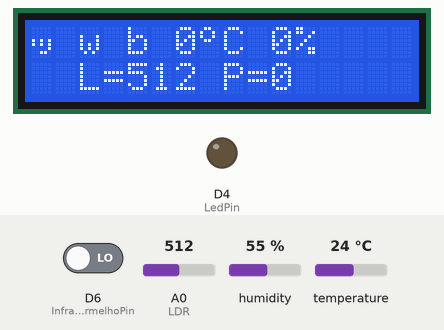
Recording of a sketch running on a simulated ESP8266 (NodeMCU). Shown: 16×2 character LCD, output pins drawn as LEDs (lit = HIGH). Dashed ring = blinking. Inputs (shaded band) come from the test bench; at power-on: humidity 55 %, A0 (LDR) = 512, D6 (InfraVermelhoPin) LOW, temperature 24 °C. WiFi joins after 1.5 s; servers stay silent unless stated.

Above: at 1.35 s.
1.4 s: humidity set to 22 %
3.7 s: A0 (LDR) set to 716
At 11.7 s:
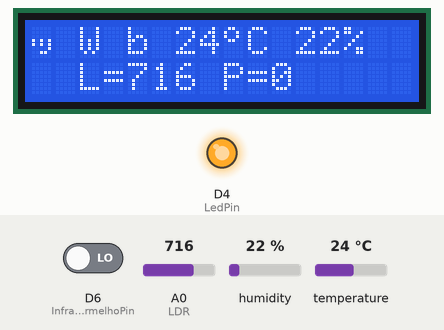
14.4 s: D6 (InfraVermelhoPin) driven HIGH
At 16.8 s:
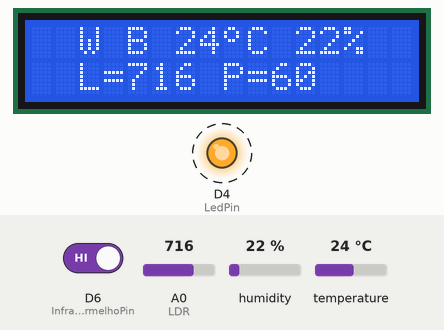
17.4 s: temperature set to 12 °C
At 31.14 s:
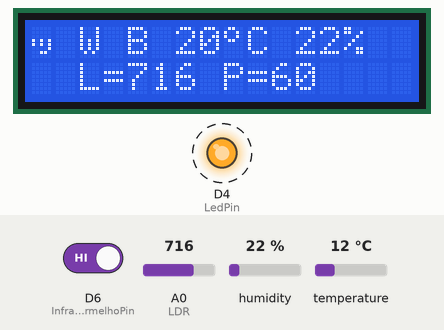
31.4 s: A0 (LDR) set to 900
At 32.38 s:
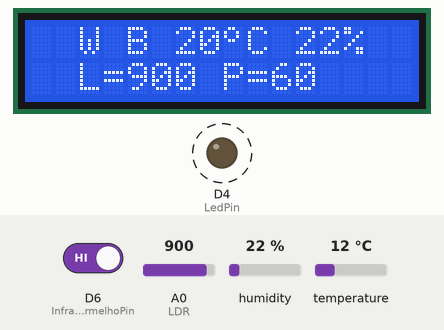
33.4 s: D6 (InfraVermelhoPin) driven LOW
At 35.38 s:
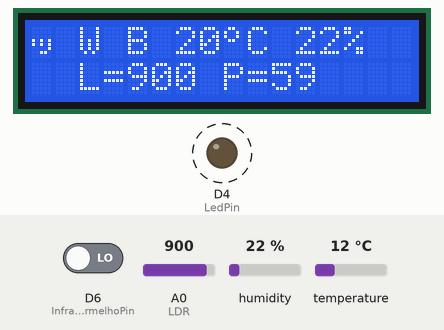
Timing chart, 0 to 37.4 s (numbered marks = the images above; inputs shaded):
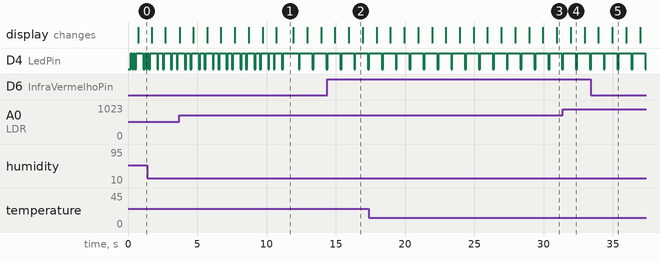

The sketch:

BlinkcomWificomBlynkcomLCDcomDHT_v007.ino
```cpp
#define LedPin D4 //Led de status
#define LDR A0 // Fototransistor
#define vpinLDR V2
#define DHTPIN D3     // 1-5V 2-Dados 4-GND
#define vpinUmi V3
#define vpinTemp V4
#define InfraVermelhoPin D6 //Presença

int loop100count; //Variáveis de Loop
unsigned long prevMillis = 0;

#include <ESP8266WiFi.h>
String essid = "";   //Put here your ssid
String epass = "";   //and your WiFi password

#include <BlynkSimpleEsp8266.h>
String blynkAuth = "1e300153262c41b99fb697cb39c17575"; //Ver no App
int blynkCnt = 100; // 10 segundos
WidgetLED led1(V1); //Keep Alive to virtual pin 1
WidgetLED led2(V5); //Keep Alive to virtual pin 5

#include <Wire.h>
#include <LiquidCrystal_I2C.h>
LiquidCrystal_I2C lcd(0x3F, 2, 1, 0, 4, 5, 6, 7, 3, POSITIVE); // Set the LCD I2C address
//LiquidCrystal_I2C lcd(0x27, 2, 1, 0, 4, 5, 6, 7, 3, POSITIVE); // Set the LCD I2C address

#include "DHT.h"
DHT dht(DHTPIN, DHT11);
float umidade, temperatura;
/* libraries:
   DHT-sensor-library-master
   Adafruit_Sensor-master
*/

byte contPresenca = 0;  //Contador do Sensor de Presença (Down)

void setup() {
  //Serial.begin(115200); //Debug
  //Serial.println();

  pinMode(LedPin, OUTPUT);  //Led ativo em 0
  pinMode(InfraVermelhoPin, INPUT); //Sensor de Presença

  WiFi.disconnect();
  WiFi.mode(WIFI_STA); //set mode to WIFI_AP , WIFI_STA , WIFI_AP_STA or WIFI_OFF
  WiFi.begin(essid.c_str(), epass.c_str()); //Conexão

  lcdsetup();
}

void loop100() {
  if ((millis() - prevMillis) >= 100){  //Executa a cada contagem de 100 millis = 0,1s
    //Serial.println(prevMillis); //Debug
    prevMillis = millis();  //Atualiza variável de contagem

    //Verificação de Placa operante
    if (loop100count % 10 == 0) digitalWrite(LedPin, LOW); //Executa no T=0, acende o Led
    if (loop100count % 10  == 1) digitalWrite(LedPin, HIGH); //Executa no T=1, desliga o Led

    //Verificação de conexão WiFi (se estiver desconectado, pisca mais uma vez)
    if ((loop100count % 10 == 2)and(WiFi.status() != WL_CONNECTED)) digitalWrite(LedPin, LOW); //Executa no T=2, acende o Led
    if (loop100count % 10  == 3) digitalWrite(LedPin, HIGH); //Executa no T=3, desliga o Led

    //Verificação da conexão ao Blynk
    if ((loop100count % 10 == 4)and(!Blynk.connected())) digitalWrite(LedPin, LOW); //Executa no T=4, acende o Led
    if (loop100count % 10  == 5) digitalWrite(LedPin, HIGH); //Executa no T=5, desliga o Led

    //Verificação de conexão Blynk no App
    if (loop100count % 20 == 0) led1.on(); //Executa no T=0, acende o Led
    if (loop100count % 20  == 10) led1.off();; //Executa no T=10 (metade), desliga o Led

    //Atualização do LCD
    if (loop100count % 10  == 6) lcdMostrarStatus(); //Executa no T=4, atualiza o display LCD 16x2

    //Leitura do Sensor de Presença
    if (loop100count % 10  == 7){ //A cada 1 seg
      if (digitalRead(InfraVermelhoPin)) contPresenca = 60; //A cada 1 min
      else if (contPresenca > 0) contPresenca = contPresenca - 1; //Decrementa até 0
    }

    //Envio de dados para o server do Blynk
    if (loop100count % 100  == 0) BlynkSend();  //A cada 10s

    //Leitura de Umidade e Temperatura
    if (loop100count % 200 == 95) {readTemp(); readHumi();} //A cada 20s

    BlynkRun(); //Executa a cada 100 millis

    loop100count = loop100count + 1; //Incrementa contador
    if (loop100count == 1000) loop100count = 0; //Zera a cada contagem de 1000 millis = 100s
  }
}

void loop() {
  // put your main code here, to run repeatedly:
  loop100();//Chamada de execução de procedimentos nas contagens de 100
}
```

Blynk.ino
```cpp
void BlynkRun(){ // Conexão, reconexão, a cada 100ms
  if (WiFi.status() == WL_CONNECTED) {  //Verifica se está conectado ao WiFi
    if (Blynk.connected()) {  //Se está conectado ao Blynk
      Blynk.run();  //Executa os procedimentos Blynk
      blynkCnt = 300; // 30 segundos, resetando o contador down para reconexão
    }else{  //Se não estiver conectado ao Blynk
      blynkCnt = blynkCnt - 1;  //Decrementa o contador
      if(blynkCnt < 1){ //A cada 30s desconectado
        blynkCnt = 300; // 30 segundos, reseta o contador down para reconexão
        Blynk.config(blynkAuth.c_str());  //Manda o token do Blynk para autenticação
        Blynk.connect(); //Conecta ao Blynk
      }
    }
  }
}


//Fazer sincronização de App + Server após desconexão

void BlynkSend(){ //Envio de Dados a cada 10s
  if (Luminosidade() != 0) Blynk.virtualWrite(vpinLDR, Luminosidade()/10.0);
  if (umidade != 0) Blynk.virtualWrite(vpinUmi, umidade);
  if (temperatura != 0) Blynk.virtualWrite(vpinTemp, temperatura);

  led2.setValue(contPresenca*(100/60));  //Sensor de Presença, escreve no server variável entre 0 e 100
}
```

DHT.ino
```cpp
// Connect pin 1 (on the left) of the sensor to +5V
// NOTE: If using a board with 3.3V logic like an Arduino Due connect pin 1
// to 3.3V instead of 5V!
// Connect pin 2 of the sensor to whatever your DHTPIN is
// Connect pin 4 (on the right) of the sensor to GROUND
// Connect a 10K resistor from pin 2 (data) to pin 1 (power) of the sensor


void readTemp(){
  float t2 = dht.readTemperature();
  if (!isnan(t2)) { //isnan = is not a number
    if (temperatura > 0) {
      temperatura = ((temperatura * 2.0) + t2) / 3.0;
    } else {
      temperatura = t2;
    }
  }
}

void readHumi(){
  float h2 = dht.readHumidity();
  if (!isnan(h2)){
    if (umidade > 0) {
      umidade = ((umidade * 2.0) + h2) / 3.0;
    } else {
      umidade = h2;
    }
  }
}
```

LCD.ino
```cpp
void lcdMostrarStatus(){
  String line0;
  String line1;

  if ((millis()/1000) % 2 == 1) line0 = " ";
  else line0 = char(175);
  line0 += " ";

  if (WiFi.status() == WL_CONNECTED) line0 += "W ";
  else line0 += "w ";
  if (Blynk.connected()) line0 += "B ";
  else line0 += "b ";

  line0 += String(int(temperatura));
  line0 += char(0);
  line0 += "C ";

  line0 += String(int(umidade));
  line0 += "% ";

  line1 += "  L=";
  line1 += String(Luminosidade());
  line1 += " ";

  line1 += "P=";
  line1 += String(contPresenca);
  line1 += " ";

  lcd.setCursor(0, 0);  //(x,y); print da primeira linha
  lcd.print(line0);

  lcd.setCursor(0, 1);  //(x,y); print da segunda linha
  lcd.print(line1);
}

void lcdsetup(){
  lcd.begin(16, 2);
  lcd.clear();

  byte grau[8] ={ B00001100, B00010010, B00010010, B00001100, B00000000, B00000000, B00000000, B00000000,};
  lcd.createChar(0, grau);
}
```

LDR.ino
```cpp
int Luminosidade() {
  int ia = 0;
  for (int i = 0 ; i < 8; i++) {  //Média de 8 leituras
    ia += analogRead(LDR);
  }
  ia = ia / 8;
  return ia;
}
```

Wifi.ino
```cpp
String wifiStatusText(byte x) {
  String result;
  if (x == 0) result = F("WL_IDLE_STATUS");
  if (x == 1) result = F("WL_NO_SSID_AVAIL");
  if (x == 2) result = F("WL_SCAN_COMPLETED");
  if (x == 3) result = F("WL_CONNECTED");
  if (x == 4) result = F("WL_CONNECT_FAILED");
  if (x == 5) result = F("WL_CONNECTION_LOST");
  if (x == 6) result = F("WL_DISCONNECTED");
  if (x == 255) result = F("WL_NO_SHIELD");
  if (result == "") result = String(x);
  return result;
}
```

Measured:
- after the input at 14.4 s, the display: first differs from a run without the input after 1.5 s (image 2)
- after the input at 17.4 s, the display: first differs from a run without the input after 12.6 s (image 3 shows a later state)
- after the input at 31.4 s, the display: changes after 0.56 s (image 4)
- after the input at 33.4 s, the display: first differs from a run without the input after 1.6 s (image 5)
- by itself, D4 (LedPin): alternates HIGH for 0.90 s and LOW for 0.10 s
- what the display in image 1 shows lasts 1.2 s, from 10.7 s to 11.9 s
- what the display in image 2 shows lasts 1.0 s, from 15.9 s to 16.9 s
